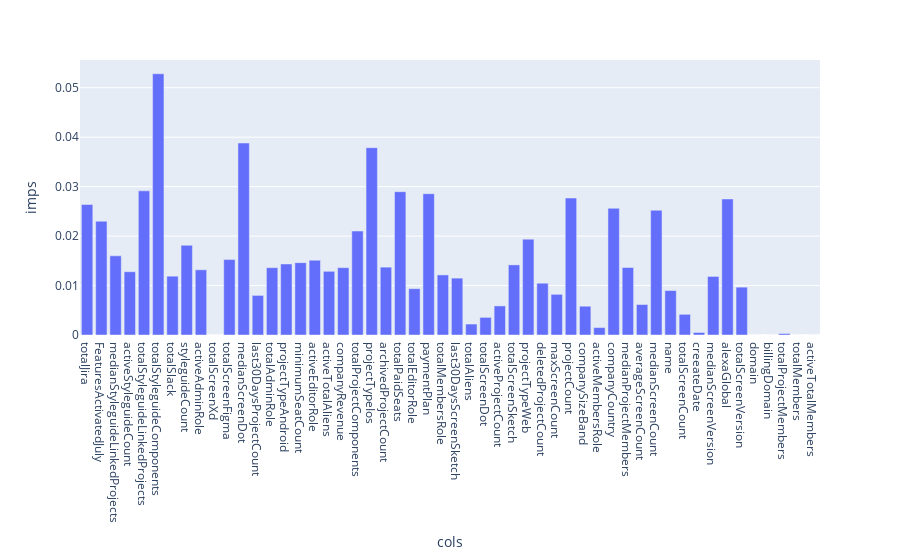

Notebook code for this chart:
### Code cell
col_sorted_by_importance=best_grid.feature_importances_.argsort()
feat_imp=pd.DataFrame({
    'cols':X.columns[col_sorted_by_importance],
    'imps':forest_model.feature_importances_[col_sorted_by_importance]
})

import plotly_express as px
px.bar(feat_imp, x='cols', y='imps')

### Figure 1 — Plotly figure (JSON) as saved in the notebook; plotly's stock layout.template omitted (floating-point values rounded to 4 significant figures)
{"data": [{"alignmentgroup": "True", "hovertemplate": "cols=%{x}<br>imps=%{y}<extra></extra>", "legendgroup": "", "marker": {"color": "#636efa"}, "name": "", "offsetgroup": "", "orientation": "v", "showlegend": false, "textposition": "auto", "type": "bar", "x": ["totalJira", "FeaturesActivatedJuly", "medianStyleguideLinkedProjects", "activeStyleguideCount", "totalStyleguideLinkedProjects", "totalStyleguideComponents", "totalSlack", "styleguideCount", "activeAdminRole", "totalScreenXd", "totalScreenFigma", "medianScreenDot", "last30DaysProjectCount", "totalAdminRole", "projectTypeAndroid", "minimumSeatCount", "activeEditorRole", "activeTotalAliens", "companyRevenue", "totalProjectComponents", "projectTypeIos", "archivedProjectCount", "totalPaidSeats", "totalEditorRole", "paymentPlan", "totalMembersRole", "last30DaysScreenSketch", "totalAliens", "totalScreenDot", "activeProjectCount", "totalScreenSketch", "projectTypeWeb", "deletedProjectCount", "maxScreenCount", "projectCount", "companySizeBand", "activeMembersRole", "companyCountry", "medianProjectMembers", "averageScreenCount", "medianScreenCount", "name", "totalScreenCount", "creeateDate", "medianScreenVersion", "alexaGlobal", "totalScreenVersion", "domain", "billingDomain", "totalProjectMembers", "totalMembers", "activeTotalMembers"], "xaxis": "x", "y": [0.02639, 0.02301, 0.01601, 0.01279, 0.02915, 0.05283, 0.01189, 0.01814, 0.01318, 0, 0.01526, 0.03882, 0.008007, 0.01361, 0.01436, 0.01463, 0.01512, 0.01288, 0.01362, 0.02102, 0.03789, 0.01372, 0.02898, 0.009372, 0.02857, 0.01215, 0.0115, 0.002212, 0.003561, 0.005883, 0.01418, 0.01938, 0.01047, 0.008226, 0.02769, 0.005821, 0.0015, 0.02563, 0.01365, 0.006166, 0.02522, 0.008987, 0.004183, 0.0005091, 0.01184, 0.02751, 0.009675, 0, 0, 0.0003009, 0, 0], "yaxis": "y"}], "layout": {"barmode": "relative", "legend": {"tracegroupgap": 0}, "margin": {"t": 60}, "xaxis": {"anchor": "y", "domain": [0, 1], "title": {"text": "cols"}}, "yaxis": {"anchor": "x", "domain": [0, 1], "title": {"text": "imps"}}}}
